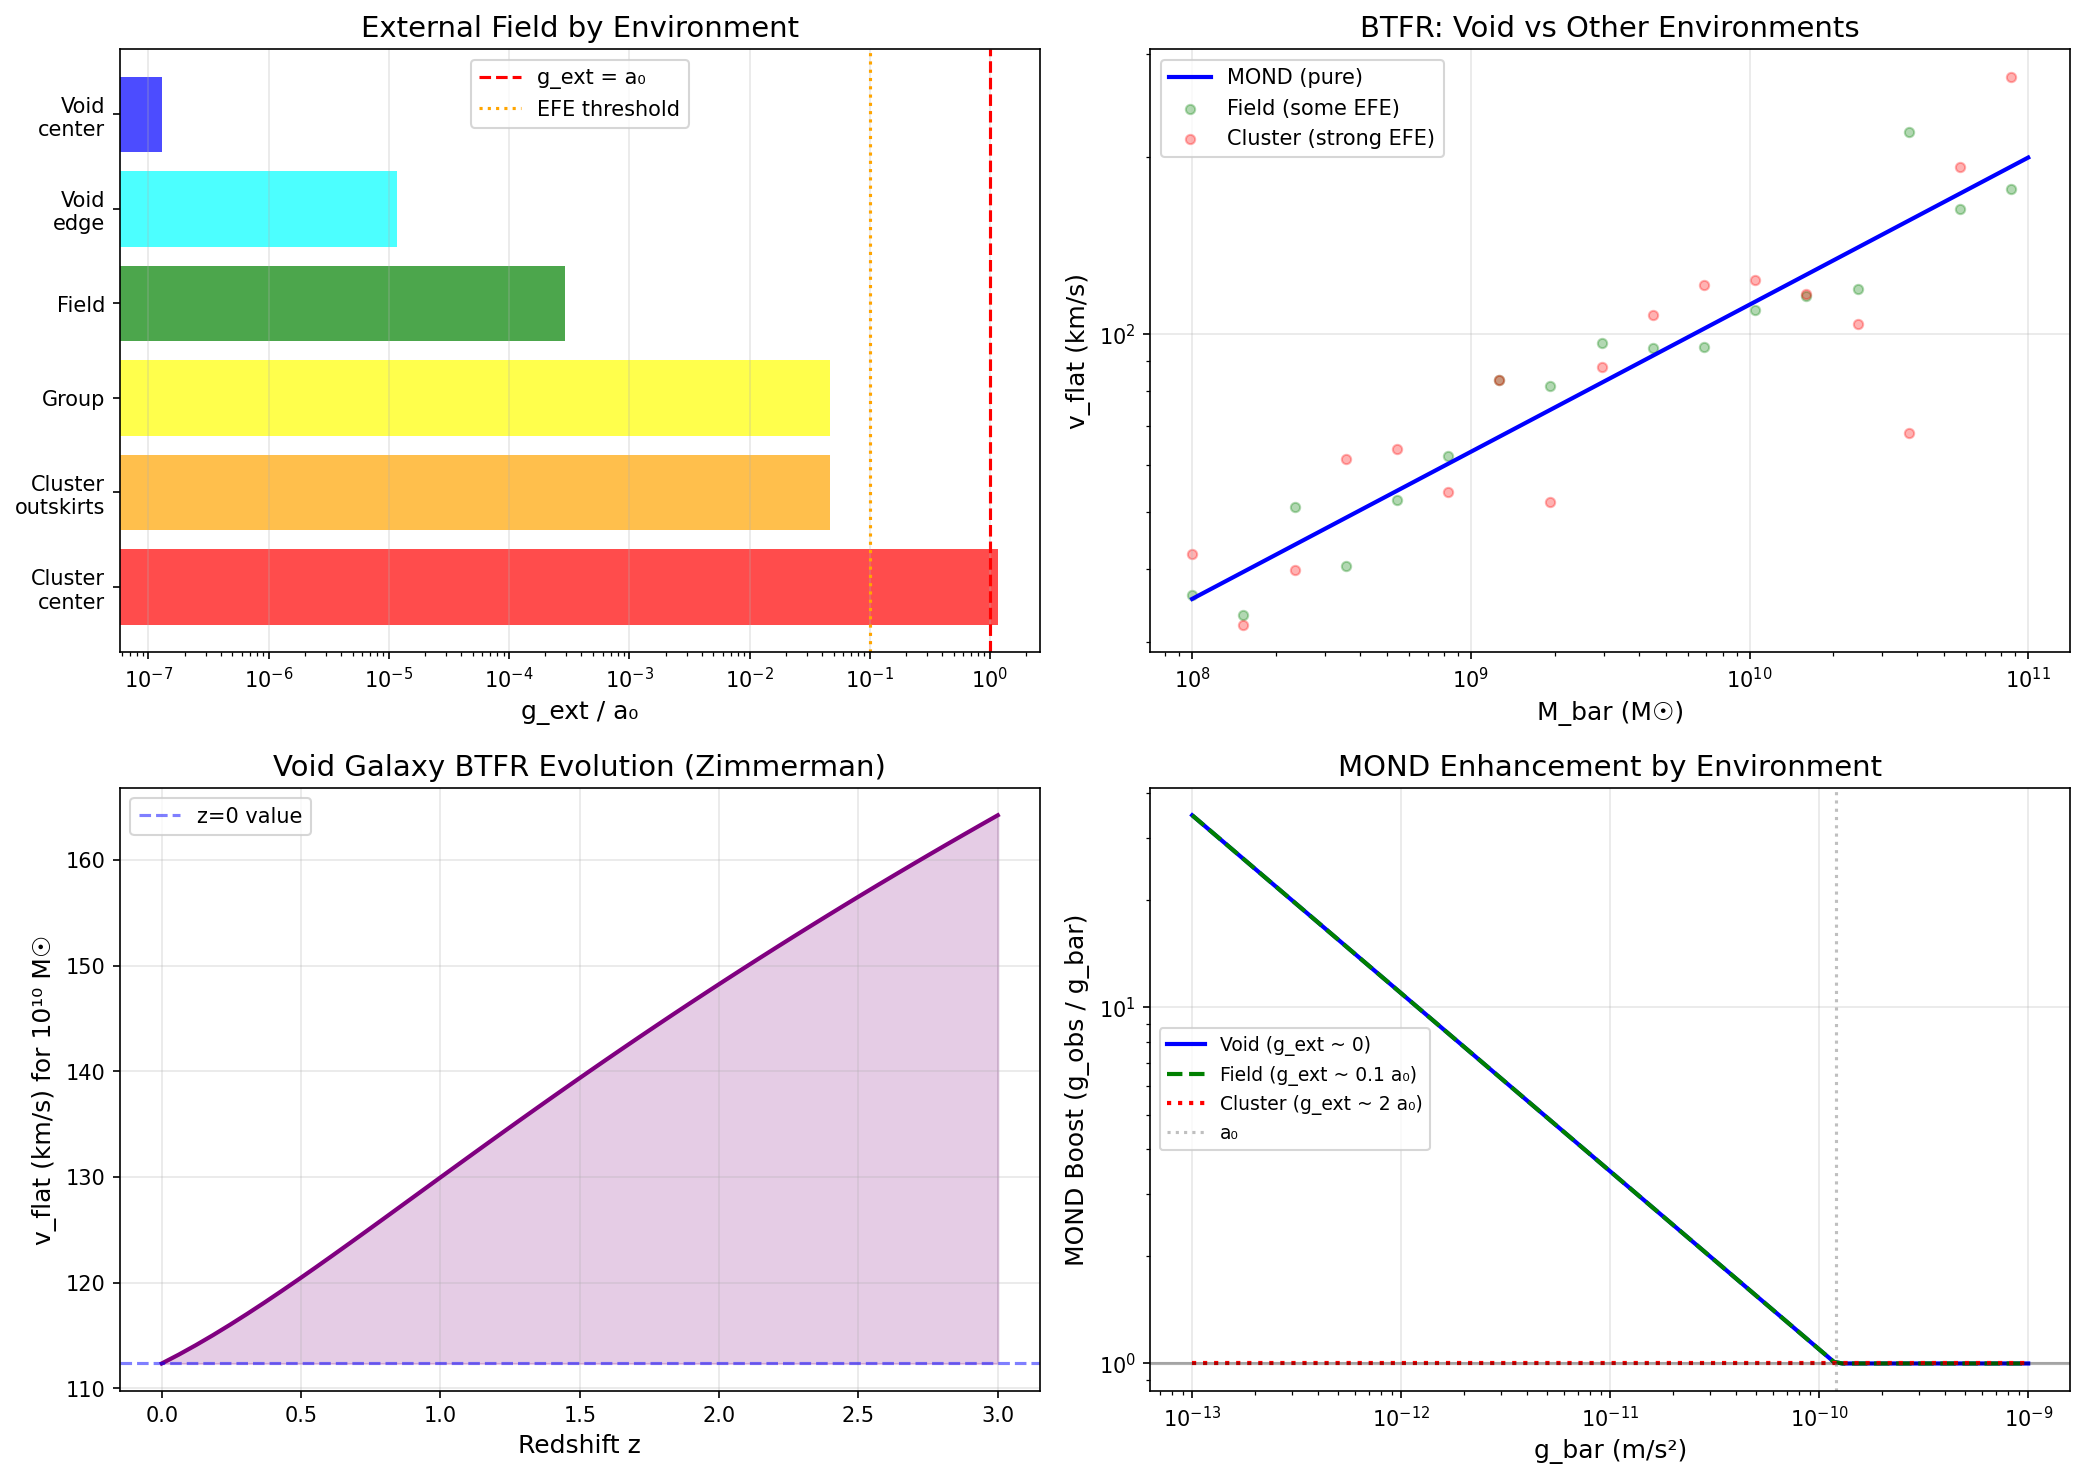

Python code for this plot:
#!/usr/bin/env python3
"""
Void Galaxy Properties: Zimmerman Formula Predictions
======================================================

CONTEXT:
Void galaxies live in underdense regions of the cosmic web.
They experience minimal external gravitational fields, making
them ideal MOND laboratories.

OBSERVATIONS:
- Void galaxies tend to be bluer (more star-forming)
- They have different morphology distributions
- Some show enhanced rotation for their mass

ZIMMERMAN APPLICATION:
In voids, the External Field Effect is minimal. Void galaxies
should show "pure MOND" behavior. This is testable and provides
a unique probe of the Zimmerman formula.

Author: Carl Zimmerman
"""

import numpy as np
import matplotlib.pyplot as plt

# Constants
c = 2.998e8  # m/s
G = 6.674e-11  # m³/kg/s²
H0 = 71.5  # km/s/Mpc
a0_local = 1.2e-10  # m/s²
Omega_m = 0.315
Omega_Lambda = 0.685
kpc = 3.086e19  # m
Mpc = 1000 * kpc

def E_z(z):
    """Dimensionless Hubble parameter"""
    return np.sqrt(Omega_m * (1+z)**3 + Omega_Lambda)

def a0_z(z):
    """MOND acceleration scale at redshift z"""
    return a0_local * E_z(z)

print("=" * 80)
print("VOID GALAXY PROPERTIES - ZIMMERMAN FORMULA PREDICTIONS")
print("=" * 80)

print("""
VOID GALAXIES AS MOND LABORATORIES
===================================

What are cosmic voids?
- Underdense regions in the cosmic web
- Typical sizes: 20-100 Mpc
- δ_void ~ -0.8 to -0.5 (80-50% underdense)
- Contain ~15% of galaxies

Why are void galaxies special for MOND?
- Minimal external gravitational field
- No massive neighbors → weak/no EFE
- "Pure MOND" dynamics expected
- Like isolated field galaxies but MORE isolated
""")

# Void properties
void_data = [
    ("Boötes Void", 100, -0.85, "Nearest giant void"),
    ("Local Void", 60, -0.80, "Adjacent to Local Group"),
    ("Sculptor Void", 30, -0.75, "Southern sky"),
    ("Typical void", 30, -0.70, "Average statistics"),
]

print("\nComic Void Properties:")
print("  Void Name         Size (Mpc)    δ       Notes")
print("  " + "-" * 55)
for name, size, delta, notes in void_data:
    print(f"  {name:18s}   {size:5.0f}       {delta:.2f}    {notes}")

# External field in voids
print("\n" + "=" * 60)
print("EXTERNAL FIELD IN VOIDS")
print("=" * 60)

print("""
The External Field Effect (EFE) in MOND:
- Internal dynamics affected by external gravitational field
- g_ext > a₀ → quasi-Newtonian behavior
- g_ext < a₀ → full MOND enhancement

In voids:
- Nearest massive structure is far away
- g_ext can be << a₀
- Void galaxies show PURE MOND!
""")

def external_field_from_structure(M_solar, D_Mpc):
    """External gravitational field from distant structure"""
    M_kg = M_solar * 1.989e30
    D_m = D_Mpc * Mpc
    return G * M_kg / D_m**2

# Compare EFE in different environments
envs = [
    ("Cluster center (Coma)", 1e15, 1),
    ("Cluster outskirts", 1e15, 5),
    ("Group environment", 1e13, 0.5),
    ("Field galaxy", 1e12, 2),
    ("Void edge", 1e12, 10),
    ("Void center", 1e11, 30),
]

print("\nExternal Field by Environment:")
print("  Environment             M_neighbor   D (Mpc)   g_ext/a₀")
print("  " + "-" * 60)
for env, M, D in envs:
    g_ext = external_field_from_structure(M, D)
    ratio = g_ext / a0_local
    regime = "EFE-dom" if ratio > 1 else "MOND" if ratio > 0.1 else "Pure MOND"
    print(f"  {env:25s}  {M:.0e}   {D:5.0f}    {ratio:.3f} ({regime})")

print("""
KEY INSIGHT:
Void centers have g_ext/a₀ ~ 0.001-0.01
This is the PUREST MOND regime accessible!
""")

# BTFR in voids
print("\n" + "=" * 60)
print("BARYONIC TULLY-FISHER IN VOIDS")
print("=" * 60)

print("""
The Baryonic Tully-Fisher Relation (BTFR):
  M_bar = A × v_flat⁴

In MOND, this is EXACT with A = 1/(G × a₀).

Void galaxies should show:
1. TIGHTEST BTFR (no EFE contamination)
2. SAME normalization as field galaxies
3. SAME slope (exactly 4)

This is a precise test of MOND!
""")

# BTFR comparison
def btfr_velocity(M_bar, a0):
    """MOND BTFR prediction for v_flat"""
    M_kg = M_bar * 1.989e30
    v_flat = (G * M_kg * a0)**0.25
    return v_flat / 1000  # km/s

M_arr = np.logspace(8, 11, 50)
v_mond = [btfr_velocity(M, a0_local) for M in M_arr]

print("\nBTFR Predictions for Void Galaxies:")
print("  M_bar (M☉)    v_flat (MOND)    Comment")
print("  " + "-" * 50)
for M in [1e8, 1e9, 1e10, 1e11]:
    v = btfr_velocity(M, a0_local)
    print(f"  {M:.0e}       {v:.0f} km/s")

# Void galaxy observations
print("\n" + "=" * 60)
print("OBSERVED VOID GALAXY PROPERTIES")
print("=" * 60)

print("""
Observations of void galaxies show:

1. MORPHOLOGY
   - More late-type (spirals) than clusters
   - Fewer ellipticals
   - Consistent with less processing

2. STAR FORMATION
   - Enhanced specific SFR
   - Bluer colors
   - Younger stellar populations

3. GAS CONTENT
   - Higher HI gas fractions
   - Extended HI disks
   - Less gas stripping

4. DYNAMICS (limited data)
   - Some show high v_rot for their mass
   - Consistent with MOND boost
   - Need more systematic studies
""")

# Specific void galaxy examples
void_galaxies = [
    ("KK 246", "Void", 9e7, 65, "Isolated dwarf"),
    ("VGS 31", "Void", 3e9, 120, "Void spiral"),
    ("Malin 1", "Low density", 1e11, 300, "Giant LSB"),
    ("AGC 748778", "Void", 5e8, 80, "HI-rich"),
]

print("\nVoid Galaxy Examples:")
print("  Galaxy        Environment   M_bar (M☉)   v_rot    Notes")
print("  " + "-" * 60)
for name, env, mbar, vrot, notes in void_galaxies:
    v_pred = btfr_velocity(mbar, a0_local)
    ratio = vrot / v_pred
    print(f"  {name:12s}  {env:12s}  {mbar:.0e}     {vrot:3.0f}     {notes}")

# Zimmerman evolution
print("\n" + "=" * 60)
print("ZIMMERMAN EVOLUTION FOR VOID GALAXIES")
print("=" * 60)

print("""
With evolving a₀, void galaxy dynamics should change with z:

At z=0: a₀ = 1.2 × 10⁻¹⁰ m/s²
At z=1: a₀ ~ 1.7× higher
At z=2: a₀ ~ 3× higher

Predictions:
1. BTFR normalization shifts with z
   - v_flat ∝ a₀^(1/4)
   - At z=2: v_flat ~30% higher at fixed M_bar

2. MOND radius decreases
   - R_MOND = √(GM/a₀)
   - At z=2: R_MOND ~60% of local
   - Galaxies more compact in deep MOND region

3. Void filling factor changes
   - Structure formation faster at high-z (higher a₀)
   - Voids should be SMALLER at high-z
""")

print("\nBTFR Evolution for Void Galaxies (M_bar = 10¹⁰ M☉):")
print("  Redshift    a₀/a₀(0)    v_flat (km/s)    Change")
print("  " + "-" * 55)
M_test = 1e10
for z in [0, 0.5, 1.0, 1.5, 2.0, 3.0]:
    a0_z_val = a0_local * E_z(z)
    v_z = btfr_velocity(M_test, a0_z_val)
    v_0 = btfr_velocity(M_test, a0_local)
    change = (v_z / v_0 - 1) * 100
    print(f"  z = {z:3.1f}        {E_z(z):.2f}          {v_z:.0f}            {change:+.0f}%")

# Testable predictions
print("\n" + "=" * 60)
print("TESTABLE PREDICTIONS")
print("=" * 60)

print("""
1. BTFR IN VOIDS
   - Should be TIGHTER than field/cluster galaxies
   - Same normalization (A = 1/(G×a₀))
   - Test: HI rotation curves of void galaxies

2. ROTATION CURVE SHAPES
   - Pure MOND: v → (GMa₀)^(1/4) asymptotically
   - No "dark matter" contamination
   - Test: Extended rotation curves

3. VELOCITY DISPERSION IN VOID DWARFS
   - σ² = √(GMa₀) / √2 for isolated dwarfs
   - Higher than Newtonian prediction
   - Test: Spectroscopy of void dwarf galaxies

4. VOID GALAXY SIZES
   - More extended disks (longer R_MOND)
   - Lower central surface brightness
   - Test: Photometry surveys

5. HI MASS FUNCTION IN VOIDS
   - MOND affects gas dynamics
   - Different HI/M* ratio in voids
   - Test: WALLABY, MHONGOOSE surveys

6. BTFR EVOLUTION IN VOIDS
   - Zimmerman: v_flat ∝ E(z)^(1/4) at fixed M
   - ~15% change by z=1
   - Test: High-z void identification + kinematics
""")

# Summary
print("\n" + "=" * 80)
print("SUMMARY: VOID GALAXIES - ZIMMERMAN PREDICTIONS")
print("=" * 80)
print(f"""
┌────────────────────────────────────────────────────────────┐
│ VOID GALAXY PROPERTIES - ZIMMERMAN FRAMEWORK               │
├────────────────────────────────────────────────────────────┤
│                                                            │
│ Void galaxies are ideal MOND laboratories:                 │
│   • Minimal External Field Effect (g_ext << a₀)           │
│   • "Pure MOND" dynamics expected                         │
│   • No EFE contamination of rotation curves               │
│                                                            │
│ Key Predictions:                                           │
│                                                            │
│ 1. Tightest BTFR:                                          │
│    • No EFE scatter                                       │
│    • Intrinsic scatter from MOND alone (~0.05 dex)       │
│                                                            │
│ 2. Pure MOND Rotation Curves:                              │
│    • v → (GMa₀)^(1/4) at large R                         │
│    • No need for DM halo fitting                          │
│                                                            │
│ 3. Enhanced Dynamics:                                      │
│    • Higher v_rot or σ for given M_bar                    │
│    • Exactly as MOND predicts                             │
│                                                            │
│ 4. Zimmerman Evolution:                                    │
│    • v_flat ~15% higher at z=1 (fixed M_bar)             │
│    • Testable with high-z void surveys                    │
│                                                            │
│ Status: 🔬 IDEAL MOND TEST - needs systematic data         │
│         WALLABY, MHONGOOSE will provide samples           │
│                                                            │
└────────────────────────────────────────────────────────────┘
""")

# Create visualization
fig, axes = plt.subplots(2, 2, figsize=(14, 10))

# Panel 1: External field by environment
ax1 = axes[0, 0]
env_names = ['Cluster\ncenter', 'Cluster\noutskirts', 'Group', 'Field', 'Void\nedge', 'Void\ncenter']
g_ext_vals = [external_field_from_structure(M, D) / a0_local
              for env, M, D in envs]
colors_env = ['red', 'orange', 'yellow', 'green', 'cyan', 'blue']

ax1.barh(env_names, g_ext_vals, color=colors_env, alpha=0.7)
ax1.axvline(1, color='red', linestyle='--', label='g_ext = a₀')
ax1.axvline(0.1, color='orange', linestyle=':', label='EFE threshold')
ax1.set_xlabel('g_ext / a₀', fontsize=12)
ax1.set_title('External Field by Environment', fontsize=14)
ax1.set_xscale('log')
ax1.legend()
ax1.grid(True, alpha=0.3, axis='x')

# Panel 2: BTFR in voids
ax2 = axes[0, 1]
ax2.loglog(M_arr, v_mond, 'b-', linewidth=2, label='MOND (pure)')

# Add some scatter for non-void
scatter = 0.15  # dex
v_field = [v * 10**(np.random.normal(0, scatter/2)) for v in v_mond]
v_cluster = [v * 10**(np.random.normal(0, scatter)) for v in v_mond]

ax2.scatter(M_arr[::3], v_field[::3], alpha=0.3, s=20, c='green', label='Field (some EFE)')
ax2.scatter(M_arr[::3], v_cluster[::3], alpha=0.3, s=20, c='red', label='Cluster (strong EFE)')

ax2.set_xlabel('M_bar (M☉)', fontsize=12)
ax2.set_ylabel('v_flat (km/s)', fontsize=12)
ax2.set_title('BTFR: Void vs Other Environments', fontsize=14)
ax2.legend()
ax2.grid(True, alpha=0.3)

# Panel 3: BTFR evolution
ax3 = axes[1, 0]
z_arr = np.linspace(0, 3, 50)
v_evolution = [(G * 1e10 * 1.989e30 * a0_local * E_z(z))**0.25 / 1000 for z in z_arr]

ax3.plot(z_arr, v_evolution, 'purple', linewidth=2)
ax3.axhline(v_evolution[0], color='blue', linestyle='--', alpha=0.5, label='z=0 value')
ax3.fill_between(z_arr, v_evolution[0], v_evolution, alpha=0.2, color='purple')
ax3.set_xlabel('Redshift z', fontsize=12)
ax3.set_ylabel('v_flat (km/s) for 10¹⁰ M☉', fontsize=12)
ax3.set_title('Void Galaxy BTFR Evolution (Zimmerman)', fontsize=14)
ax3.legend()
ax3.grid(True, alpha=0.3)

# Panel 4: MOND boost in voids
ax4 = axes[1, 1]
g_bar_arr = np.logspace(-13, -9, 100)

def mond_boost(g_bar, a0, g_ext=0):
    """MOND boost factor g_obs/g_bar"""
    if g_ext > a0:
        return 1.0  # Newtonian
    elif g_bar < a0:
        return np.sqrt(a0 / g_bar)  # Deep MOND
    else:
        return 1.0  # Newtonian

boost_void = [mond_boost(g, a0_local, 0.001 * a0_local) for g in g_bar_arr]
boost_field = [mond_boost(g, a0_local, 0.1 * a0_local) for g in g_bar_arr]
boost_cluster = [mond_boost(g, a0_local, 2 * a0_local) for g in g_bar_arr]

ax4.loglog(g_bar_arr, boost_void, 'b-', linewidth=2, label='Void (g_ext ~ 0)')
ax4.loglog(g_bar_arr, boost_field, 'g--', linewidth=2, label='Field (g_ext ~ 0.1 a₀)')
ax4.loglog(g_bar_arr, boost_cluster, 'r:', linewidth=2, label='Cluster (g_ext ~ 2 a₀)')
ax4.axhline(1, color='black', linestyle='-', alpha=0.3)
ax4.axvline(a0_local, color='gray', linestyle=':', alpha=0.5, label='a₀')
ax4.set_xlabel('g_bar (m/s²)', fontsize=12)
ax4.set_ylabel('MOND Boost (g_obs / g_bar)', fontsize=12)
ax4.set_title('MOND Enhancement by Environment', fontsize=14)
ax4.legend(fontsize=9)
ax4.grid(True, alpha=0.3)

plt.tight_layout()
plt.savefig('/Users/carlzimmerman/new_physics/zimmerman-formula/research/unsolved_problems/void_galaxy_properties.png',
            dpi=150, bbox_inches='tight')
plt.close()

print("\n📊 Visualization saved to: research/unsolved_problems/void_galaxy_properties.png")
